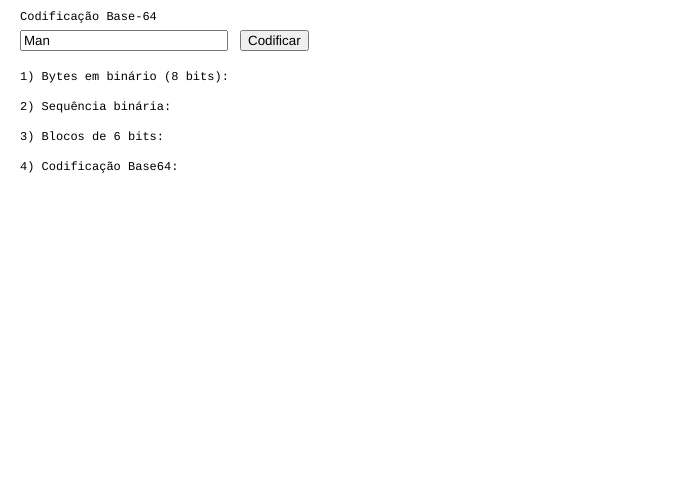
Frame 1 (no input)
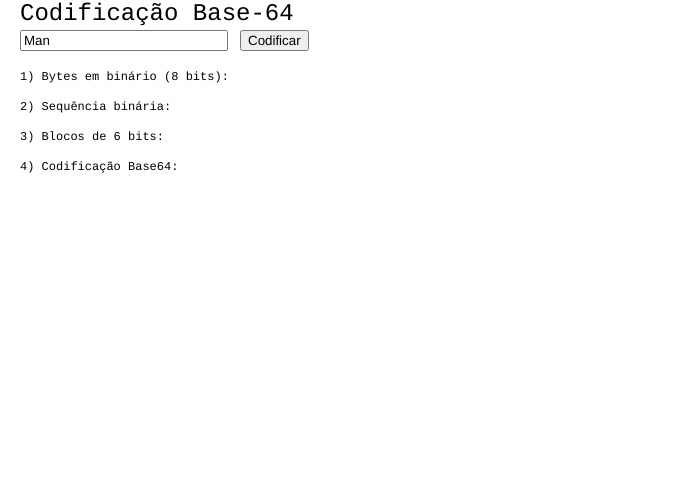
Frame 60 (no input)
Frame 120 (the mouse pressed at the canvas centre since frame 60): identical to frame 60, image omitted

The p5.js sketch that drew these frames (run headless with seeded random() and noise() and a simulated clock; from frame 60 on, the mouse is pressed at the canvas centre):

// p5.js sketch
// ── sketch.js
let inputBox;
let encodeButton;

const base64chars =
  "ABCDEFGHIJKLMNOPQRSTUVWXYZabcdefghijklmnopqrstuvwxyz0123456789+/";

function setup() {
  createCanvas(700, 500);

  inputBox = createInput("Man");
  inputBox.position(20, 30);
  inputBox.size(200);

  encodeButton = createButton("Codificar");
  encodeButton.position(240, 30);
  encodeButton.mousePressed(encodeText);
  textFont("monospace");
}

let binaryBytes = [];
let binaryStream = "";
let blocks6 = [];
let encoded = "";

function encodeText() {
  binaryBytes = [];
  binaryStream = "";
  blocks6 = [];
  encoded = "";

  let txt = inputBox.value();

  // 1. Converter caracteres para binário (8 bits)
  for (let i = 0; i < txt.length; i++) {
    let code = txt.charCodeAt(i);
    let bin = code.toString(2).padStart(8, "0");
    binaryBytes.push(bin);
    binaryStream += bin;
  }

  // 2. Completar para múltiplo de 6 bits
  while (binaryStream.length % 6 !== 0) {
    binaryStream += "0";
  }

  // 3. Dividir em blocos de 6 bits
  for (let i = 0; i < binaryStream.length; i += 6) {
    let block = binaryStream.substring(i, i + 6);
    blocks6.push(block);

    let index = parseInt(block, 2);
    encoded += base64chars[index];
  }
}

function draw() {
  background(255);
  fill(0);
  text("Codificação Base-64", 20, 20);
  textSize(12);

  let y = 80;

  text("1) Bytes em binário (8 bits):", 20, y);

  for (let b of binaryBytes) {
    y += 20;
    text(b, 40, y);
  }

  y += 30;
  text("2) Sequência binária:", 20, y);
  y += 20;

  text(binaryStream, 40, y);
  if (binaryStream.length > 0) y += 30;
  else y += 10;

  text("3) Blocos de 6 bits:", 20, y);
  y += 20;

  let x = 40;

  let count = 0;
  for (let b of blocks6) {
    text(b, x, y);
    x += 50;
    if (++count > 7) {
      y += 15;
      x = 40;
      count = 0;
    }
  }
  if (blocks6.length > 0) y += 30;
  else y += 10;

  text("4) Codificação Base64:", 20, y);
  y += 30;

  textSize(24);
  fill(20, 90, 200);
  text(encoded, 40, y);
}
